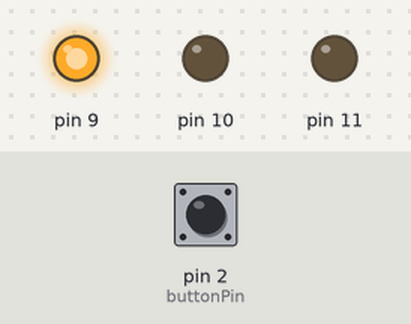
Recording of a sketch running on a simulated Arduino Uno, built with avr-gcc and run on an emulated ATmega328P. On the bench: output pins drawn as LEDs (lit = HIGH). Dashed ring = blinking. The inputs (shaded band) are chosen by the test bench; at power-on: pin 2 (buttonPin) HIGH. What the sketch prints to the serial monitor is not drawn.

Above: at 1.2 s.
1.3 s: pin 2 (buttonPin) pulled LOW for 0.15 s
At 2.1 s:
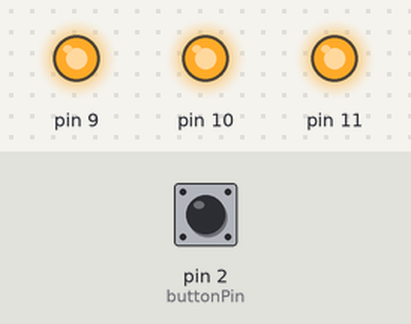
4.3 s: pin 2 (buttonPin) pulled LOW for 1 s
At 4.51 s:
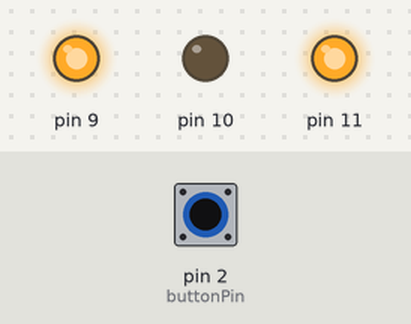
7.3 s: pin 2 (buttonPin) pulled LOW for 3.2 s
At 8.9 s:
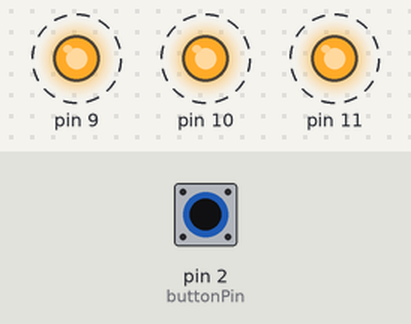
Timing chart, 0 to 11.1 s (numbered marks = the images above; inputs shaded):
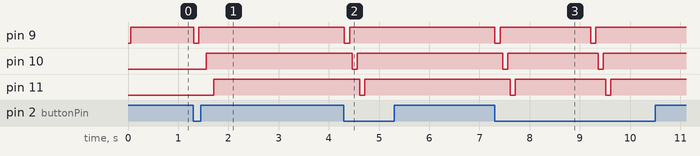

The sketch:

LDF_pnp.ino
```cpp
// trigger action
const int buttonPin = 2;
int buttonState = 0;

void setup() {
  pinMode(buttonPin, INPUT_PULLUP); // Inputモードでプルアップ抵抗を有効に

  Serial.begin(9600);
  delay(50);

  analogWrite(9,255);
}

void loop() {
  buttonState = digitalRead(buttonPin);
  Serial.println(buttonState);
  if(buttonState ==LOW){
    action(10, 15);
    delay(1500);
  }
}

void action(int ontime, int span){
    int i = 0;
    int ON = 0; //pnpの時はON=0, OFF=255;
    int OFF = 255;

    while(1){

    if (i == 0){
        analogWrite(9, ON);
        Serial.println("9 on");
    }
    if (i == ontime){
        analogWrite(9, OFF);
        Serial.println("9 off");
    }
    if (i == span){
        analogWrite(10, ON);
        Serial.println("10 on");
    }
    if (i == span + ontime){
        analogWrite(10, OFF);
        Serial.println("10 off");
    }
    if (i == span * 2){
        analogWrite(11, ON);
        Serial.println("11 on");
    }
    if (i == span * 2 + ontime){
        analogWrite(11, OFF);
        Serial.println("11 off");
        break;
    }
    delay(10);
    i++;
    }
}
```

Measured:
- after the input at 1.3 s, pin 9: HIGH → LOW at once, → HIGH 0.11 s later; pin 10: LOW → HIGH after 0.26 s; pin 11: LOW → HIGH after 0.41 s
- after the input at 4.3 s, pin 9: HIGH → LOW at once, → HIGH 0.11 s later; pin 10: HIGH → LOW after 0.16 s, → HIGH 0.10 s later; pin 11: HIGH → LOW after 0.31 s, → HIGH 0.10 s later
- after the input at 7.3 s, pin 9: alternates HIGH for 1.8 s and LOW for 0.10 s, 4 changes in all, then stays HIGH, starting at once; pin 10: alternates HIGH for 1.8 s and LOW for 0.10 s, 4 changes in all, then stays HIGH, starting after 0.16 s; pin 11: alternates HIGH for 1.8 s and LOW for 0.10 s, 4 changes in all, then stays HIGH, starting after 0.31 s
